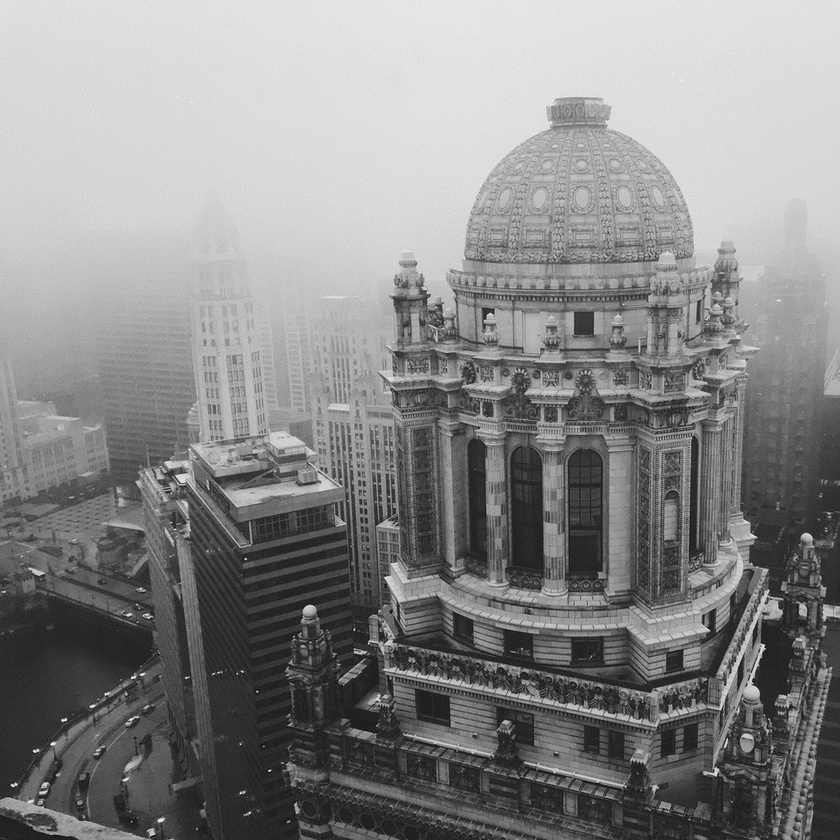
#> input picture ucu/la/hw4/city.jpeg, 840 x 840 px, shrunk from 1000 x 1000 before the run
$ jupyter execute P7.ipynb
#> lines starting #> are read from the running program, lines starting #| are printed output that depends on the picture; long printed decimals are rounded
[cell 1]
import numpy as np
from matplotlib import pyplot as plt
from PIL import Image

[cell 2]
image = np.asarray(Image.open('city.jpeg').convert('LA'))[:, :, 0]

[cell 3]
u, d, v = np.linalg.svd(image)
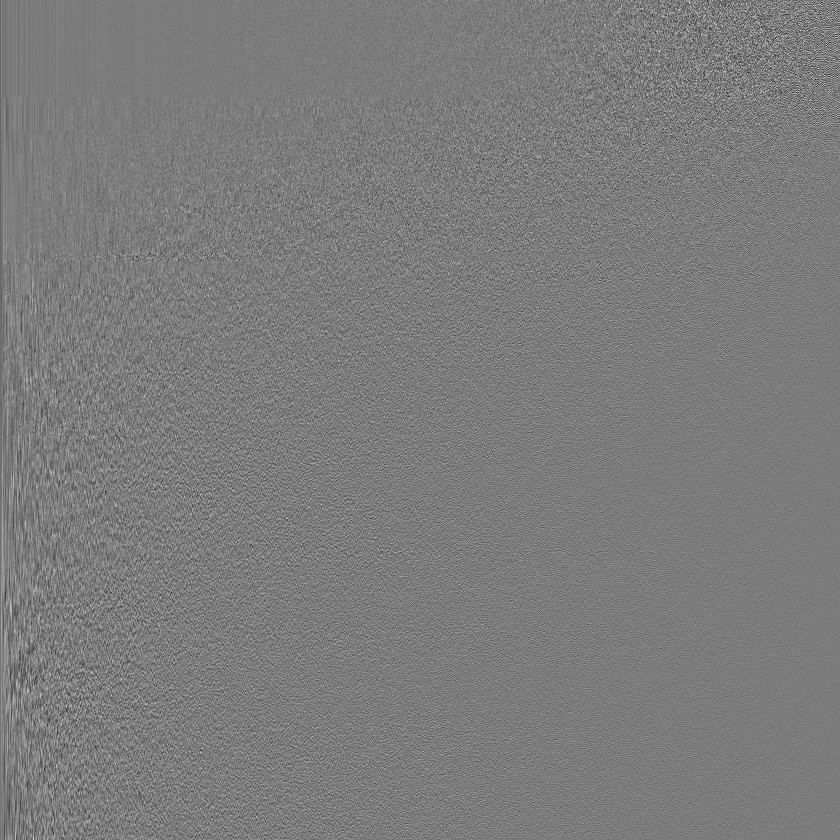
#> u: shape (840, 840) float64; min -0.281, max 0.294, mean -2.47e-05; drawn with min black and max white
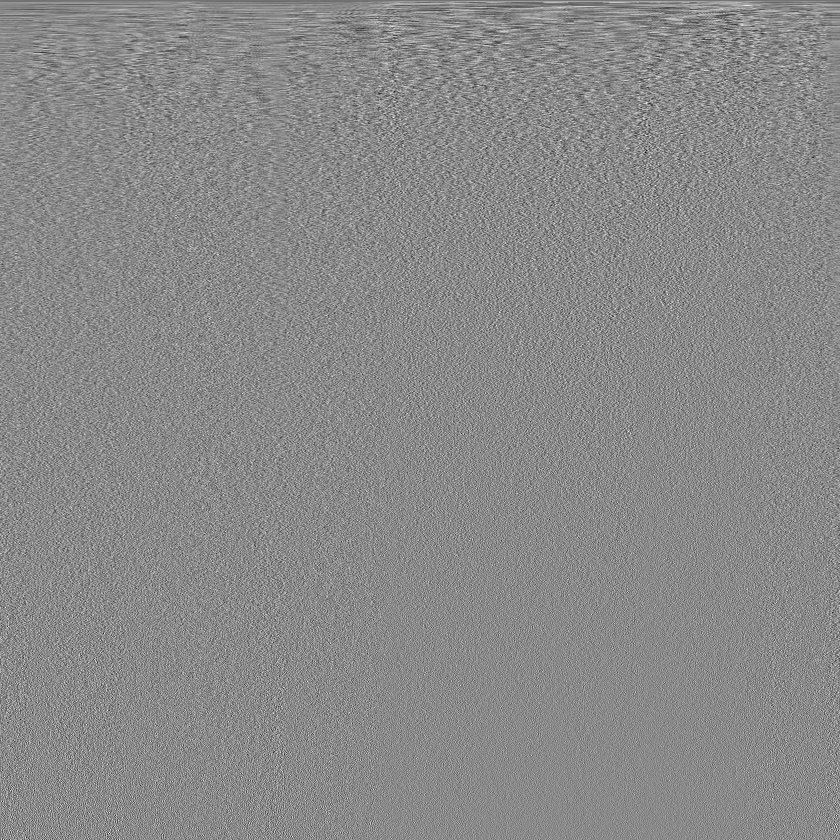
#> v: shape (840, 840) float64; min -0.223, max 0.19, mean -4.26e-05; drawn with min black and max white
#> d = 840 values, max 124136.2 at index 0, min 0.0792 at index 839, mean 523.7

Function to restore the image with K rank

[cell 4]
restore = lambda x: np.matmul(u[:, :x] * d[:x], v[:x, :])

### Images with low rank approximation

Image is recognizable starting from rank 10 and gets better and better as we increase K (rank)

[cell 5]
errors = []
image_norm = np.linalg.norm(image)
#> image_norm = 126806.6
for i in [1, 2, 5, 10, 20, 50]:
    restored = restore(i)
    errors.append((i, image_norm - np.linalg.norm(restored)))
    plt.imshow(restored,  cmap = plt.get_cmap('gray'))
    plt.title("Rank {}".format(i))
    plt.show()
#> this loop made 6 passes
#> pass 1, `plt.show()`:
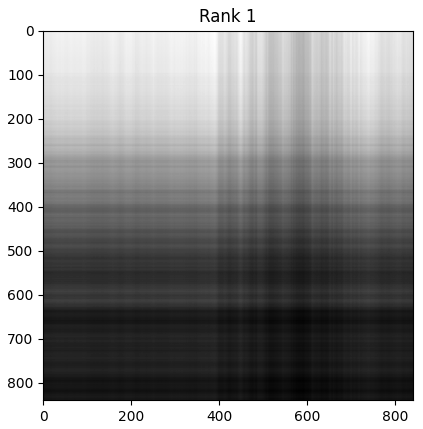
#> figure drawn by matplotlib, 1 panel
#> pass 2, `plt.show()`:
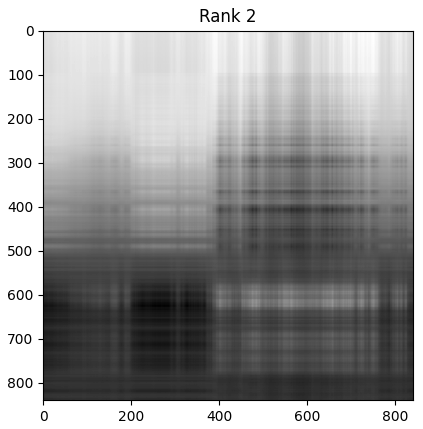
#> figure drawn by matplotlib, 1 panel
#> after the loop:
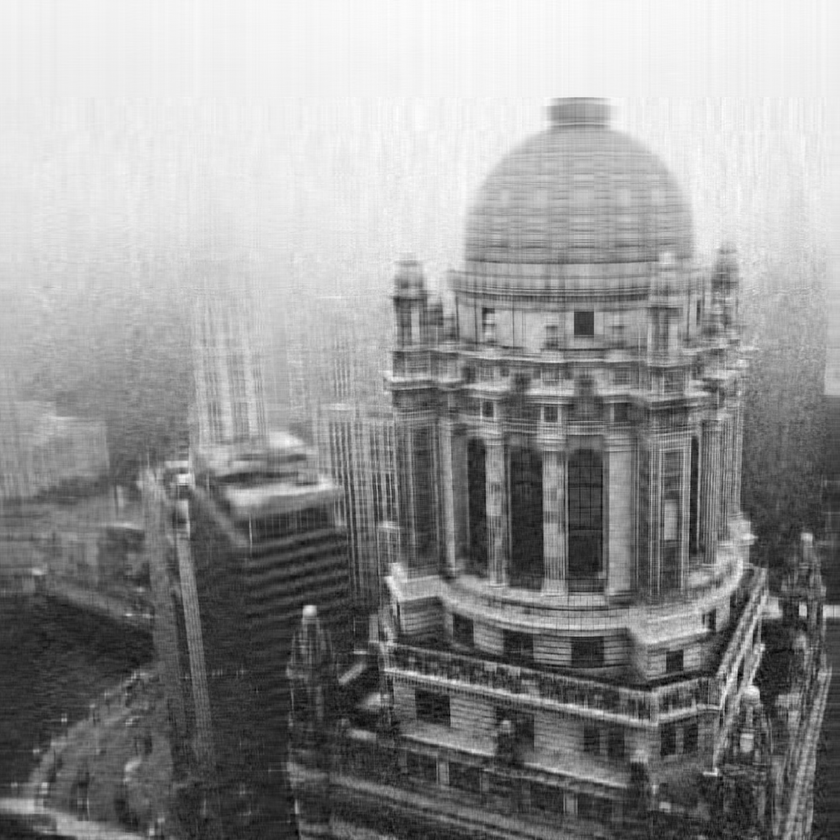
#> restored: shape (840, 840) float64; min -0.275, max 234.2, mean 135.4; drawn with min black and max white
#> after the loop, errors = [(1, 2670.5), (2, 2045.5), (5, 1444.3), (10, 1081.6), (20, 739.3), (50, 376.1)]

errors = np.array(errors)
#> errors = [[1, 2670.5], [2, 2045.5], [5, 1444.3], [10, 1081.6], [20, 739.3], [50, 376.1]]

### Error plot
As we can see, error decreasing very fast and for i=50 it's around 500

[cell 6]
print("Total Image norm: {}".format(image_norm))
#| Total Image norm: 126806.641

[cell 7]
plt.title("Error vs Rank")
plt.plot(errors[:, 0], errors[:, 1])
plt.show()
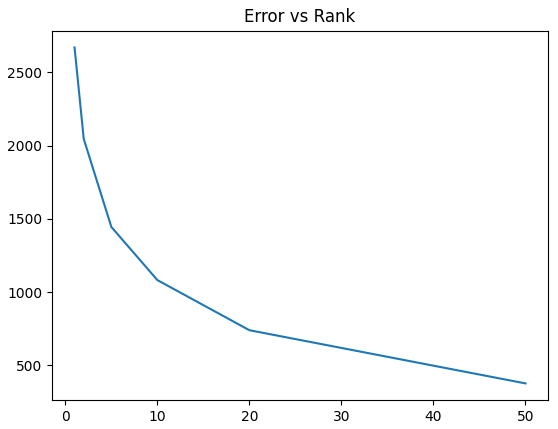
#> figure drawn by matplotlib, 1 panel
